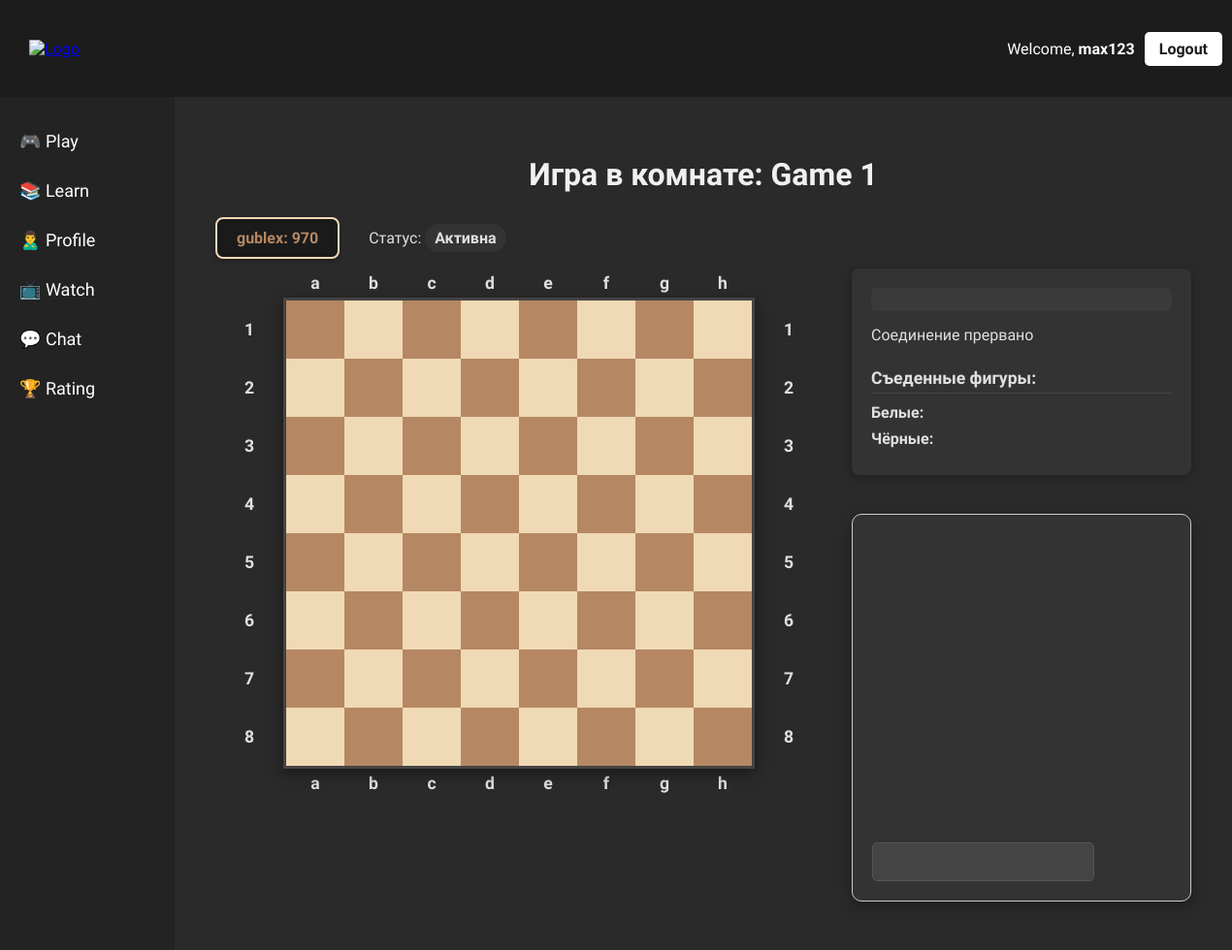
The page /game/5/ (signed in) on the database as committed earlier.
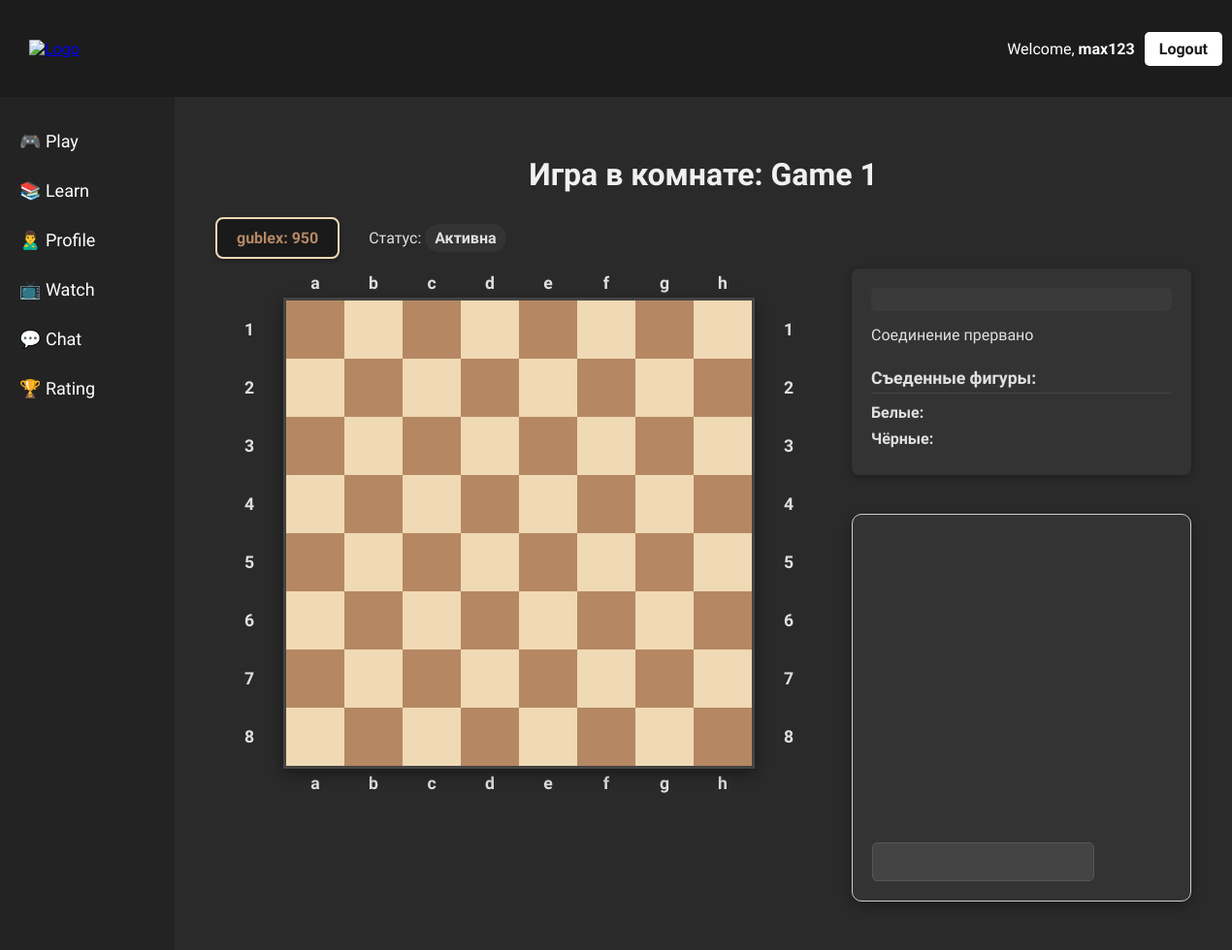
The same page on the database as committed later.
### baseapp/models.py (models this page shows)
class Rating(models.Model):
    user = models.OneToOneField(User, on_delete=models.CASCADE, related_name='rating')
    score = models.IntegerField(default=1000)
    class Meta:
        ordering = ['-score']
    def __str__(self):
        return f"{self.user.username}: {self.score}"

### baseapp/views.py (the view)
# urls.py: path('game/<str:pk>/', views.gamePage, name="game"),
def gamePage(request,pk):
    game = Game.objects.get(id=pk)
    context = {'game': game}
    if not game.is_active:
        return render(request, 'baseapp/game_page_result.html', context)
    room = game.room
    room_messages = room.messages.order_by('created_at')
    player1_rating = Rating.objects.get_or_create(user=game.player1)[0]
    player2_rating = Rating.objects.get_or_create(user=game.player2)[0] if game.player2 else None
    context = {'game': game, 'room' : room, 'room_messages': room_messages, "player1_rating":player1_rating, 'player2_rating': player2_rating}
    return render(request, 'baseapp/game_page2.html', context)

### baseapp/templates/baseapp/game_page2.html (shortened to what this page needs)
{% extends 'main.html' %}
{% load static %}
{% block content %}
<div id="chess-game" data-game_id="{{ game.id }}">
<div class="chess-game-container">
    {% if request.user == game.player1 or request.user == game.player2 %}
    <div class="game-header">
        <h1>Игра в комнате: {{ game.room.name }}</h1>
    </div>
    {% endif %}
    <div class="player-info opponent-info">
        {% if request.user == game.player1 %}
            <div class="player-box player2">
                <span>{{player2_rating}}</span>
            </div>
        {% elif request.user == game.player2 %}
            <div class="player-box player1">
                <span>{{player1_rating}}</span>
            </div>
        {% endif %}
        <div class="game-status">
            Статус: <span class="status-badge">{% if game.is_active %}Активна{% else %}Завершена{% endif %}</span>
        </div>
    </div>
    <div class="chess-layout">
        <div class="chess-main">
            <div class="board-letters" id="top-letters">
                {% for letter in 'abcdefgh' %}
                <span class="board-coord">{{ letter }}</span>
                {% endfor %}
            </div>
            <div class="board-center">
                <div class="board-numbers" id="left-numbers">
                    {% for number in '12345678' %}
                    <span class="board-coord">{{ number }}</span>
                    {% endfor %}
                </div>
                <div class="chess-board-wrapper">
                    <div class="chess-board" id="chess-board">
                    </div>
                </div>
                <div class="board-numbers" id="right-numbers">
                    {% for number in '12345678' %}
                    <span class="board-coord">{{ number }}</span>
                    {% endfor %}
                </div>
            </div>
            <div class="board-letters" id="bottom-letters">
                {% for letter in 'abcdefgh' %}
                <span class="board-coord">{{ letter }}</span>
                {% endfor %}
            </div>
        </div>
        <div class="right-sidebar">
            <div class="game-controls">
                <div class="current-turn" id="current-player"></div>
                <div class="game-state" id="game-status"></div>
                <div class="captured-pieces-container">
                    <div class="captured-title">Съеденные фигуры:</div>
                    <div class="captured-white">
                        <span class="captured-label">Белые:</span>
                    </div>
                    <div class="captured-black">
                        <span class="captured-label">Чёрные:</span>
                    </div>
                </div>
            </div>
            <div class="message-block-container">
                {% include 'baseapp/message_block.html' %}
            </div>
        </div>
    </div>
</div>
</div>
{% endblock %}

Rows that differ between the two databases and show on the page:
changed Rating: user+score "gublex: 970" → "gublex: 950"
